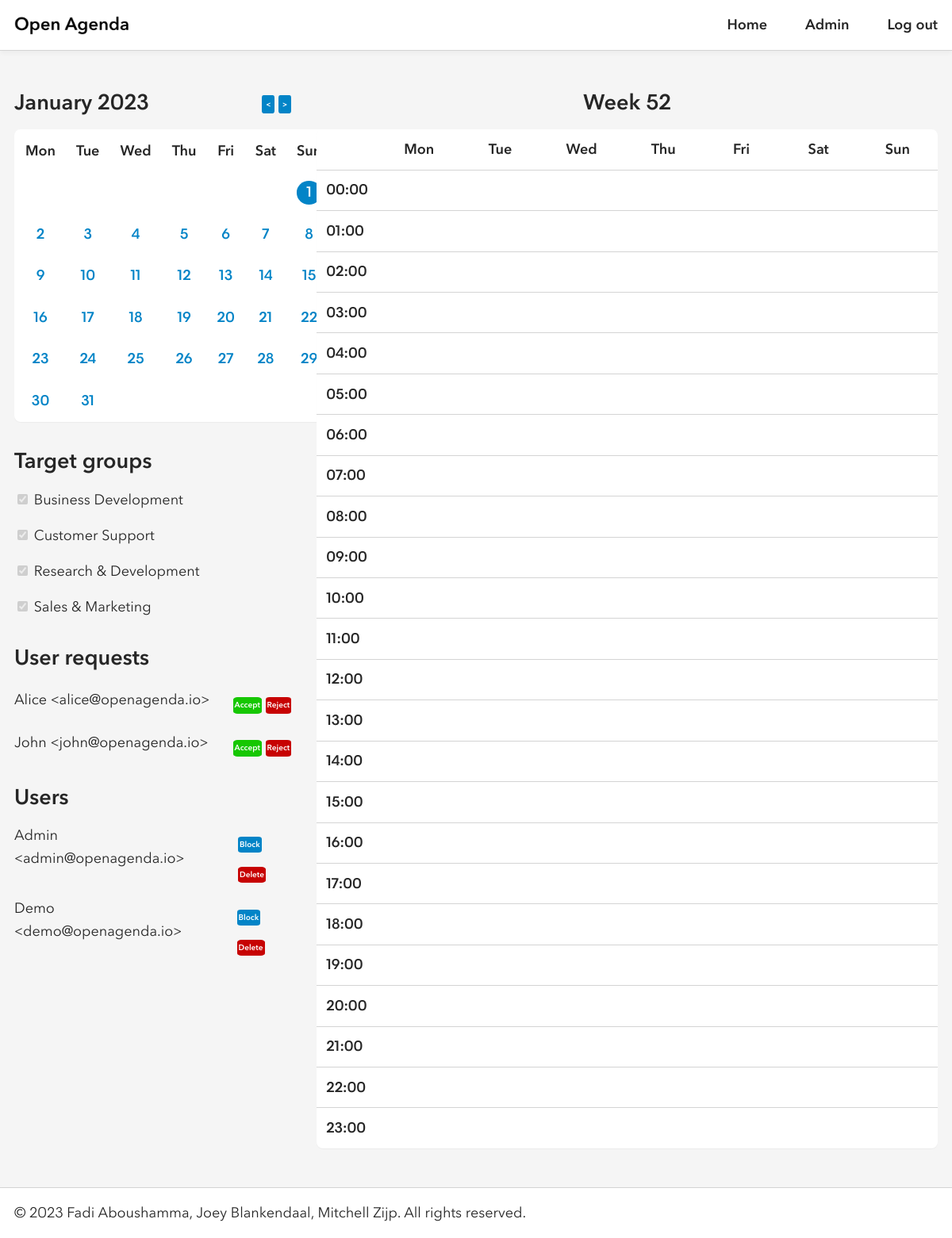
Screenshot of /admin.php?year=2023&month=1&day=1 (signed in) with the database file from the repository.
### tables this page shows
create table if not exists users
(
    id char(36) not null,
    name varchar(63) not null,
    email varchar(255) not null,
    password varchar(255) not null,
    is_accepted int(1) not null default 0,  
    is_blocked boolean not null default 0,
    is_admin boolean not null default 0,
    primary key (id),
    unique (email)
);

create table if not exists groups
(
    id char(36) not null,
    name varchar(31) not null,
    primary key (id),
    unique (name)
);

### private/classes/usermanager.php (called while the page is built, shortened)
<?php
final class UserManager
{
    private $db;
    public function __construct($db)
    {
        $this->db = $db;
    }
    public function get_accepted_users()
    {
        $result = $this->db->query("SELECT * FROM users WHERE is_accepted = 1;");
        return $result->fetch_all(MYSQLI_ASSOC);
    }
    public function get_pending_users()
    {
        $result = $this->db->query("SELECT * FROM users WHERE is_accepted = 0;");
        return $result->fetch_all(MYSQLI_ASSOC);
    }
    public function is_admin()
    {
        $result = $this->db->query("SELECT is_admin FROM users WHERE id = '" . $this->db->real_escape_string($_SESSION['user']) . "';");
        $user = $result->fetch_assoc();
        return $user['is_admin'];
    }
}

### private/functions.php (called while the page is built, shortened)
<?php
function clean_input($input)
{
    $input = trim($input);
    $input = htmlspecialchars($input);
    return $input;
}

### private/bootstrap.php (called while the page is built, shortened)
<?php
$db = new mysqli('localhost', 'root', '', 'openagenda');
require_once('functions.php');
require_once('classes/calendarmanager.php');
require_once('classes/groupmanager.php');
require_once('classes/usermanager.php');
$calendarManager = new CalendarManager($db);
$groupManager = new GroupManager($db);
$userManager = new UserManager($db);

### private/classes/calendarmanager.php (called while the page is built, shortened)
<?php
final class CalendarManager
{
    public function get_days_range()
    {
        return ['Mon', 'Tue', 'Wed', 'Thu', 'Fri', 'Sat', 'Sun'];
    }
}

### private/classes/groupmanager.php (called while the page is built)
<?php
final class GroupManager
{
    private $db;
    public function __construct($db)
    {
        $this->db = $db;
    }
    public function get_groups()
    {
        $result = $this->db->query("SELECT * FROM groups");
        return $result->fetch_all(MYSQLI_ASSOC);
    }
}

### private/components/calendar_month.php (the view)
<?php
if (isset($_GET['year']) && isset($_GET['month'])) {
    $year = min(max(clean_input($_GET['year']), 1950), 2100);
    $month = min(max(clean_input($_GET['month']), 1), 12);
} else {
    $year = date('Y');
    $month = date('n');
}
$num_days = cal_days_in_month(CAL_GREGORIAN, $month, $year);
$days = $calendarManager->get_days_range();
$first_day_of_month = date('N', mktime(0, 0, 0, $month, 1, $year))-1;
$selected_day = isset($_GET['day']) ? clean_input($_GET['day']) : date('d');
?>
<div class="calendar-header flex-x center">
    <header>
        <h2><?= date('F Y', mktime(0, 0, 0, $month, 1, $year)); ?></h2>
    </header>
    <div class="right">
        <a href="?year=<?= ($month == 1) ? $year - 1 : $year; ?>&month=<?= ($month == 1) ? 12 : $month - 1; ?>&day=1" class="prev-button">&lt;</a>
        <a href="?year=<?= ($month == 12) ? $year + 1 : $year; ?>&month=<?= ($month == 12) ? 1 : $month + 1; ?>&day=1" class="next-button">&gt;</a>
    </div>
</div>
<table class="calendar">
    <thead>
        <tr>
            <?php
            for ($i = 0; $i < 7; $i++) {
                echo '<th>' . $days[$i] . '</th>';
            }
            ?>
        </tr>
    </thead>
    <tbody>
        <tr>
        <?php
        for ($i = 0; $i < $first_day_of_month; $i++) {
            echo '<td></td>';
        }
        for ($day = 1; $day <= $num_days; $day++) {
            $css_class = $day == $selected_day ? 'selected' : '';
            echo '<td><a class="' .  $css_class . '" href="?year=' . $year . '&month=' . $month . '&day=' . $day . '">' . $day . '</td>';
            if (($day + $first_day_of_month) % 7 == 0) {
                echo '</tr><tr>';
            }
        }
        for ($i = 0; $i < 7 - (($day + $first_day_of_month - 1) % 7); $i++) {
            if((7 - (($day + $first_day_of_month - 1) % 7)) != 7) {
                echo '<td></td>';
                }
        }
        ?>
        </tr>
    </tbody>
</table>

### public/admin.php (shortened to what this page needs)
<?php
require_once('../private/components/header.php');
if (!$userManager->is_admin())
{
    require_once('../private/components/error_404.php');
}
?>
<div class="flex-x">
    <div class="flex-y gap-2 width-30">
        <section class="flex-y">
            <?php
            require_once('../private/components/calendar_month.php');
            ?>
        </section>
        <section class="flex-y">
            <?php
            require_once('../private/components/target_groups.php');
            ?>
        </section>
        <section class="flex-y">
            <header>
                <h2 class="left">User requests</h2>
            </header>
            <?php
            foreach ($userManager->get_pending_users() as $user)
            {
            ?>
                <div class="flex-x center">
                    <p><?= $user['name']; ?> &lt;<?= $user['email']; ?>&gt;</p>
                    <div class="right">
                        <form class="inline-block" action="admin-accept.php" method="post">
                            <button class="small-button accept-button">Accept</button>
                        </form>
                        <form class="inline-block" action="admin-reject-delete.php" method="post">
                            <button class="small-button decline-button">Reject</button>
                        </form>
                    </div>
                </div>
            <?php
            }
            ?>
        </section>
        <section class="flex-y">
            <header>
                <h2 class="left">Users</h2>
            </header>
            <?php
            foreach ($userManager->get_accepted_users() as $user)
            {
            ?>
                <div class="flex-x">
                    <p><?= $user['name']; ?> &lt;<?= $user['email']; ?>&gt;</p>
                    <div class="right">
                        <form class="inline-block" action="admin-block.php" method="post">
                            <button class="small-button block-button">Block</button>
                        </form>
                        <form class="inline-block" action="admin-reject_delete.php" method="post">
                            <button class="small-button delete-button">Delete</button>
                        </form>
                    </div>
                </div>
            <?php
            }
            ?>
        </section>
    </div>
    <div class="flex-y width-70">
        <?php
        require_once('../private/components/calendar_week.php');
        ?>
    </div>
</div>
<?php
require_once('../private/components/footer.php');

### private/components/target_groups.php
<header>
    <h2 class="left">Target groups</h2>
</header>
<form class="flex-y">
    <?php
    $groups = $groupManager->get_groups();
    if (count($groups) == 0)
    {
    ?>
        <p>No target groups have been created yet.</p>
    <?php
    }
    else
    {
        foreach ($groups as $group)
        {
        ?>
            <div>
                <input type="checkbox" checked disabled>
                <label><?= $group['name'] ?></label>
            </div>
        <?php
        }
    }
    ?>
</form>

### public/assets/style.css (style rules this page uses)
:root { --border: 1px solid var(--border-color); --border-color: #d4d4d4; --border-radius: .5rem; --gap: 1rem; --line-height: 1.618; --padding: var(--padding-y) var(--padding-x); --padding-x: 1.125rem; --padding-y: 1rem; --transition: all .5s; --black: #262626; --black-dark: #000; --green: #16a34a; --light: #f5f5f5; --red: #dc2626; --sky: #0284c7; --sky-dark: #0369a1; --white: #fff; }
html { height: 100%; }
body, button, input { -moz-osx-font-smoothing: grayscale; -webkit-font-smoothing: antialiased; color: var(--black); font: 1.125rem Avenir Next, system-ui,-apple-system,"Segoe UI",Roboto,"Helvetica Neue","Noto Sans","Liberation Sans",Arial,sans-serif,"Apple Color Emoji","Segoe UI Emoji","Segoe UI Symbol","Noto Color Emoji"; line-height: var(--line-height); }
body { background: var(--light); display: flex; flex-direction: column; height: inherit; margin: 0; }
a { color: var(--sky); font-weight: bold; text-decoration: none; }
h1, h2, h3 { line-height: calc(var(--line-height) / 2 + .5); margin: 0; text-align: center; }
p { margin: 0; }
table { border-collapse: collapse; width: 100%; }
td, th { border: var(--border); padding: var(--padding); }
tr { background: var(--white); }
.flex-x, .flex-y { display: flex; gap: var(--gap); }
main > .flex-x, main > .flex-y { gap: calc(var(--gap) * 2); }
.flex-x { flex-direction: row; }
.flex-y { flex-direction: column; }
.right { margin-left: auto; }
form { display: flex; flex-direction: column; gap: var(--gap); }
form > div, form .flex-y { gap: calc(var(--gap) / 4) !important; }
form > button { margin-top: var(--gap); }
input { border: var(--border); border-radius: var(--border-radius); padding: var(--padding); }
.calendar { background: var(--white); border-collapse: separate; border-radius: var(--border-radius); box-shadow: 0 1px 1px rgb(0 0 0 / 4%); }
.calendar td, .calendar th { border: 0; padding: calc(var(--padding-y) / 1.5) calc(var(--padding-x) / 1.5); }
.calendar td { width: 150px; text-align: center; }
.calendar tr { background: none; }
.calendar .selected { background: var(--sky); border-radius: 50%; color: var(--white); display: block; }
.prev-button, .next-button { font-size: 10px; color: var(--white); text-decoration: none; padding: 5px; border-radius: 15%; background-color: #0284c7; }
button, .button { background: var(--sky); border: none; border-radius: var(--border-radius); color: var(--white); cursor: pointer; display: inline-block; font-weight: bold; padding: calc(var(--padding-y) * .75) calc(var(--padding-x) * 1.5); text-align: center; text-decoration: none; }
.small-button { font-size: 10px; display: inline-block; color: var(--white); text-decoration: none; padding: 2px; border-radius: 15%; }
.accept-button { background-color: #16c702; }
.decline-button { background-color: #c70202; }
.delete-button { background-color: #c70202; }
.block-button { background-color: #0284c7; }
.gap-2 { gap: calc(var(--gap) * 2); }
.inline-block { display: inline-block; }
.left { text-align: left; }
.center { align-items: center; }
.width-30 { width: 30%; }
.width-70 { width: 70%; }

### rows the page displays
users: is_admin "January 2023", name "Admin", email "admin@openagenda.io"
groups: name "Business Development"
groups: name "Customer Support"
groups: name "Research & Development"
groups: name "Sales & Marketing"
users: name "Alice", email "alice@openagenda.io"
users: name "John", email "john@openagenda.io"
users: name "Demo", email "demo@openagenda.io"

### other values shown
$days[$i] "Mon"
$days[$i] "Tue"
$days[$i] "Wed"
$days[$i] "Thu"
$days[$i] "Fri"
$days[$i] "Sat"
$days[$i] "Sun"
$week_number "52"
$day "Mon"
$day "Tue"
$day "Wed"
$day "Thu"
$day "Fri"
$day "Sat"
$day "Sun"
